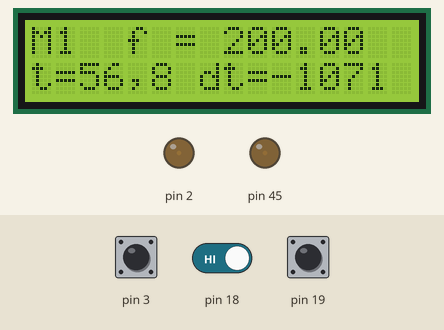
Recording of a sketch running on a simulated Arduino Mega 2560, built with avr-gcc and run on an emulated ATmega2560. Parts: 16×2 character LCD, output pins drawn as LEDs (lit = HIGH). The inputs (shaded band) are chosen by the test bench; at power-on: pin 19 HIGH, pin 3 HIGH, pin 18 HIGH.

Above: at 1.3 s.
1.4 s: pin 19 pulled LOW for 0.15 s
At 2.4 s:
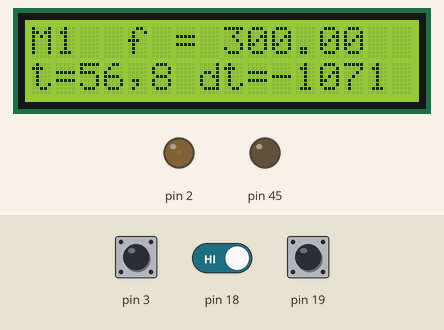
3.1 s: pin 3 pulled LOW for 1 s
At 4.9 s:
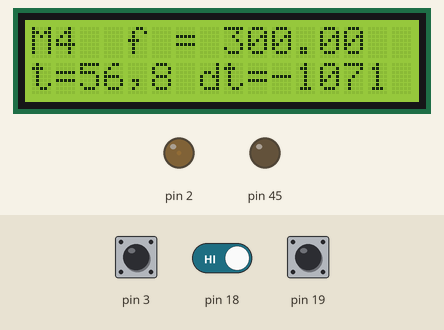
5.6 s: pin 19 pulled LOW for 1 s
At 7.1 s:
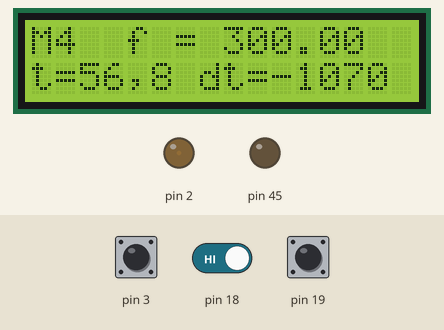
8.1 s: pin 3 pulled LOW for 0.15 s
At 8.8 s:
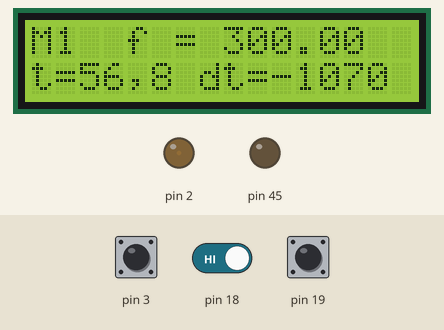
9.9 s: pin 18 driven LOW and pin 19 driven LOW
At 11.0 s:
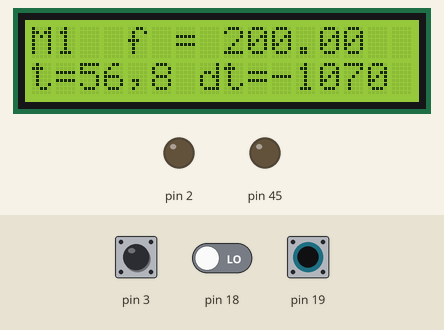
Timing chart, 0 to 12.5 s (numbered marks = the images above; inputs shaded):
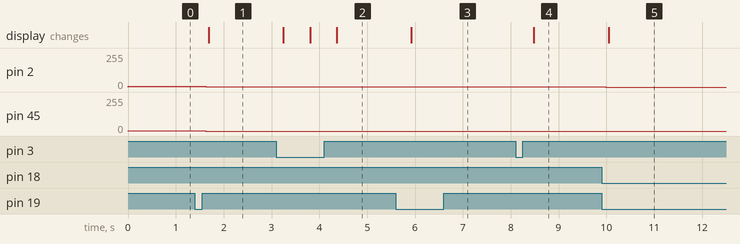

Measured:
- after the input at 1.4 s, pin 2: 4/255 → 1/255 after 0.23 s; pin 45: 1/255 → 0/255 after 0.22 s; the display: changes after 0.29 s (image 1)
- after the input at 3.1 s, the display: first changes after 0.15 s (image 2 shows a later state)
- after the input at 5.6 s, the display: changes after 0.33 s (image 3)
- after the input at 8.1 s, the display: changes after 0.39 s (image 4)
- after the input at 9.9 s, pin 2: 1/255 → 0/255 after 0.09 s; the display: changes after 0.15 s (image 5)

The sketch:

di_pulse_Gen_4.0.ino
```cpp
/*
Генератор гальванически развязанных сдвоенных импульсов ( импульсы на разных пинах ).

Программа только для  Arduino Mega2560  v.R3, т.к. только там нашлась
пара свободных 16-ти битных таймеров (можно взять Mega2560 и другой ревизии,
но тогда придется переопределить в программе выходные пины таймеров).
Импульсы задаются таймерами 3 и 5,
(пины 2 и 45 соответственно, можно переопределить в небольших пределах).
При необходимости, можно использовать еще один таймер (4).

При необходимости, изменить в программе значения длительность импульсов и задержку между ними.
Изменение частоты реализовано через монитор монитор порта (serial)

При написании программы использовались идеи представленные в:
1.<a href="http://arduino.ru/forum/programmirovanie/etyudy-dlya-nachinayushchikh-blink-i-bez-delay-i-bez-millis" rel="nofollow">http://arduino.ru/forum/programmirovanie/etyudy-dlya-nachinayushchikh-blink-i-bez-delay-i-bez-millis</a>
2.<a href="http://arduino.ru/forum/proekty/generator-s-reguliruemoei-chastotoi-na-arduino" rel="nofollow">http://arduino.ru/forum/proekty/generator-s-reguliruemoei-chastotoi-na-arduino</a>
3.библиотека Timer.h

Загружаете скетч в Мегу 2560 (R3) и на пинах 2 и 45 появляются импульсы.
*/


#include <limits.h>
#include <Wire.h>
#include <LiquidCrystal_I2C.h>

#define  setDuty() {OCR3B=dutyOnePulse;OCR5B=dutyTwoPulse;}

LiquidCrystal_I2C lcd(0x27,16,2);  // set the LCD address to 0x3f for a 16 chars and 2 line display

unsigned char clockSelectBits;    // переменная для записи в управляющий регистр таймера
unsigned long dutyOnePulse = 56;  // 56 = 7 microSeconds, это длительность первого импульса
unsigned long dutyTwoPulse = 8;   // 8  = 1 microSeconds, это длительность второго импульса
int16_t       PulseDelay = 64465; // -1070 это примерно 70 мкс задержки между импульсами
int8_t        mode = 1;           // режим работы энкодера

int16_t    prescaler[6] = {1,1,8,64,256,1024}; // 5 значений прескалера + оптимальное(нулевое для записи)
uint16_t   counter[6];    // переменная для счетчика, можно обойтись без массива
double     frequency[6];  // переменная для частоты, можно обойтись без массива
double     difference[6]; // переменная для ошибки, можно обойтись без массива
bool       valid;         // двоичная переменная..

double             freq = 200;       // начальное значение частоты следования импульсов в Герцах
volatile int8_t    val = 0;           // переменная для энкодера
volatile boolean   flag = false;      // флаговый автомат


void setup() {

 pinMode(18,INPUT_PULLUP);      // другой пин энкодера на цифровом пине 18..
 pinMode(3,INPUT_PULLUP);           // кнопка на первом прерывании, пин 3
 attachInterrupt(1, set_mode, LOW); // привязываем 1-е прерывание к функции set_mode()
 pinMode(19,INPUT_PULLUP);          // Энкодер на 4-м прерывании, пин 19
 attachInterrupt(4, set_val, FALLING);     // привязываем 4-е прерывание к функции set_val()

 pinMode(2,OUTPUT);  // выход генератора, импульс 1, таймер 3
 pinMode(45,OUTPUT); // выход генератора, импульс 2, таймер 5

 GTCCR=(1<<TSM)|(1<<PSRASY)|(1<<PSRSYNC);
 TCCR3B=0;TCCR5B=0;
 TCCR3A=1<<COM3B1; TCCR5A=1<<COM5B1;
 TCCR3B=(1<<WGM33)|(1<<CS30); TCCR5B=(1<<WGM53)|(1<<CS50);
 setDuty();
 ICR3=3999; ICR5=3999;
 TCNT3=0;  TCNT5=PulseDelay;
 GTCCR=0;

 lcd.init();                      // инициализация дисплея
 lcd.backlight();
 set_display();
}

void setPreScaler(double freq)
{ // расчет прескалера, ошибки частоты и значения счетчика

  difference[0] = 200;   // это значение "начальной" ошибки между заданной и генерируемой частотой

  for ( int8_t i=1; i<6; i++ ){  // в этом цикле производится перебор делителей и выбирается вариант с наименьшей ошибкой

    double f0 = floor( F_CPU / ( 2.0 * prescaler[i] * freq ) - 0.5 );

    if ( f0 < 0.0 || f0 > UINT_MAX ) { valid = false; }
    else { valid = true; }

    counter[i] = (uint16_t) f0;
    frequency[i] = F_CPU / ( 2.0 * prescaler[i] * ( 1.0 + counter[i] ) );
    difference[i] = fabs( frequency[i] - freq );

    if ( (difference[i] < difference[0] ) && ( valid == true ) )
    { // вариант с наименьшей ошибкой запоминается в нулевом номере массива
      difference[0] = difference[i];
      prescaler[0]  = prescaler[i];
      counter[0]    = counter[i];
      frequency[0]  = frequency[i];
     }
  }

  TCCR3B = _BV(WGM13); // остановка Таймеров
  TCCR5B = _BV(WGM13);

  switch (prescaler[0]) // запись выбранного значения делителя в clockSelectBits
      {
            case 1:  //выполняется когда  prescaler[0] равно 1
                     clockSelectBits = _BV(CS10);
            break;
            case 8:  //выполняется когда  prescaler[0] равно 8
                     clockSelectBits = _BV(CS11);
            break;
            case 64: //выполняется когда  prescaler[0] равно 64
                     clockSelectBits = _BV(CS11) | _BV(CS10);
            break;
            case 256: //выполняется когда  prescaler[0] равно 256
                     clockSelectBits = _BV(CS12);
            break;
            case 1024: //выполняется когда  prescaler[0] равно 1024
                     clockSelectBits = _BV(CS12) | _BV(CS10);
            break;
       }
   ICR3 = counter[0]; //  запись выбранного значения счетчика в ICR3
   ICR5 = counter[0]; //  у нас импульсы с одинаковой частотой..

   TCCR3B &= ~(_BV(CS10) | _BV(CS11) | _BV(CS12));
   TCCR5B &= ~(_BV(CS10) | _BV(CS11) | _BV(CS12)); // обнуление в Таймере5 управляющего регистра TCCR5B

}

void set_mode(void)
{ // по нажатию кнопки, изменяется режим работы энкодера
  detachInterrupt(1);
  flag = true;
}

void set_val(void)
{ // вращение энкодера с учетом направления
  if (digitalRead(18))
  {
    val++;
  }
  else
  {
    val--;
  }
}

void set_display(void)
{ // вывод информации на дисплей
  lcd.setCursor(0,0);
  lcd.print("                ");
  lcd.setCursor(0,1);
  lcd.print("                ");

  lcd.setCursor(0,0);
  lcd.print("M");
  lcd.print(mode);
  lcd.print("  f = ");
  lcd.print(freq);

  lcd.setCursor(0,1);
  lcd.print("t=");
  lcd.print(dutyOnePulse);
  lcd.print(",");
  lcd.print(dutyTwoPulse);
  lcd.print(" dt=");
  lcd.print(PulseDelay);
}

void loop() {

if (flag==true)
{ // обработка нажатия кнопки
  mode++;
  if (mode==5) {mode=1;}
  flag=false;
  attachInterrupt(1, set_mode, LOW);
  set_display();
}


if (val!=0)
{
  switch (mode) {
    case 1:
      //выполняется, когда mode равно 1
      if (val>0)
      {
        if ((freq + val*100)<14000) {freq = freq + val*100;}
      }
      else
      {
        if ((freq + val*100)>100) {freq = freq + val*100;}
      }
      break;

    case 2:
      //выполняется когда  mode равно 2
      if (val>0)
      {
        if ((freq + val)<14000) {freq = freq + val;}
      }
      else
      {
        if ((freq + val)>100) {freq = freq + val;}
      }
      break;

    case 3:
      //выполняется когда  mode равно 3
      if (val>0)
      {
        if (dutyOnePulse<70) {dutyOnePulse++;}
      }
      else
      {
        if (dutyOnePulse>30) {dutyOnePulse--;}
      }
      break;

    case 4:
      //выполняется когда  var равно 3
      if (val>0)
      {
        if (PulseDelay<1350) {PulseDelay=PulseDelay+val;}
      }
      else
      {
        if (PulseDelay>900) {PulseDelay=PulseDelay+val;}
      }
      break;

  }

val=0;

GTCCR=(1<<TSM)|(1<<PSRASY)|(1<<PSRSYNC);
TCCR3B=0;TCCR5B=0;
setPreScaler(freq);
TCCR3B=(1<<WGM33)|(1<<CS30); TCCR5B=(1<<WGM53)|(1<<CS50);
setDuty();
TCNT3=0;  TCNT5=PulseDelay;
GTCCR=0;

set_display();

}

delay(500);

}
```
